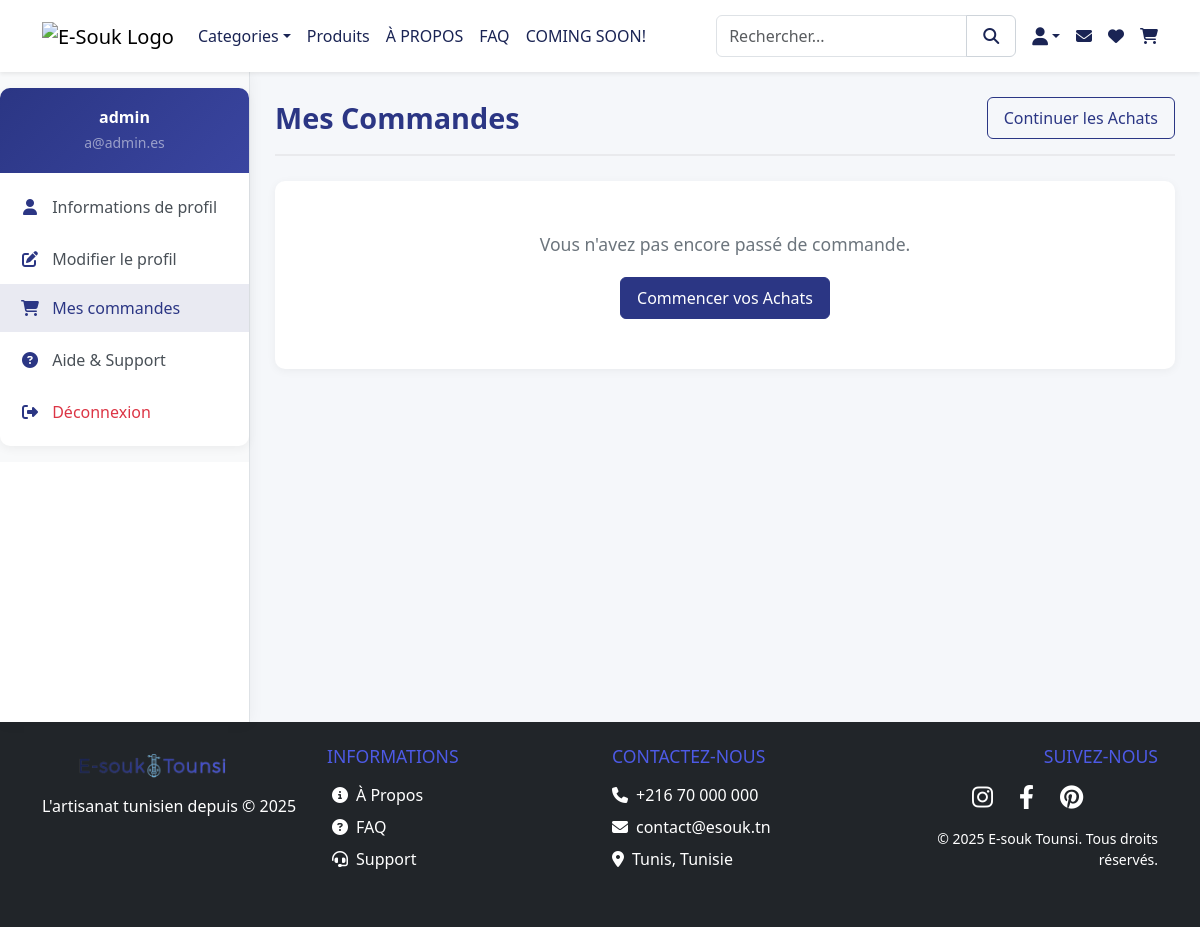
Page /public/user/orders.php (signed in) on the earlier database version.
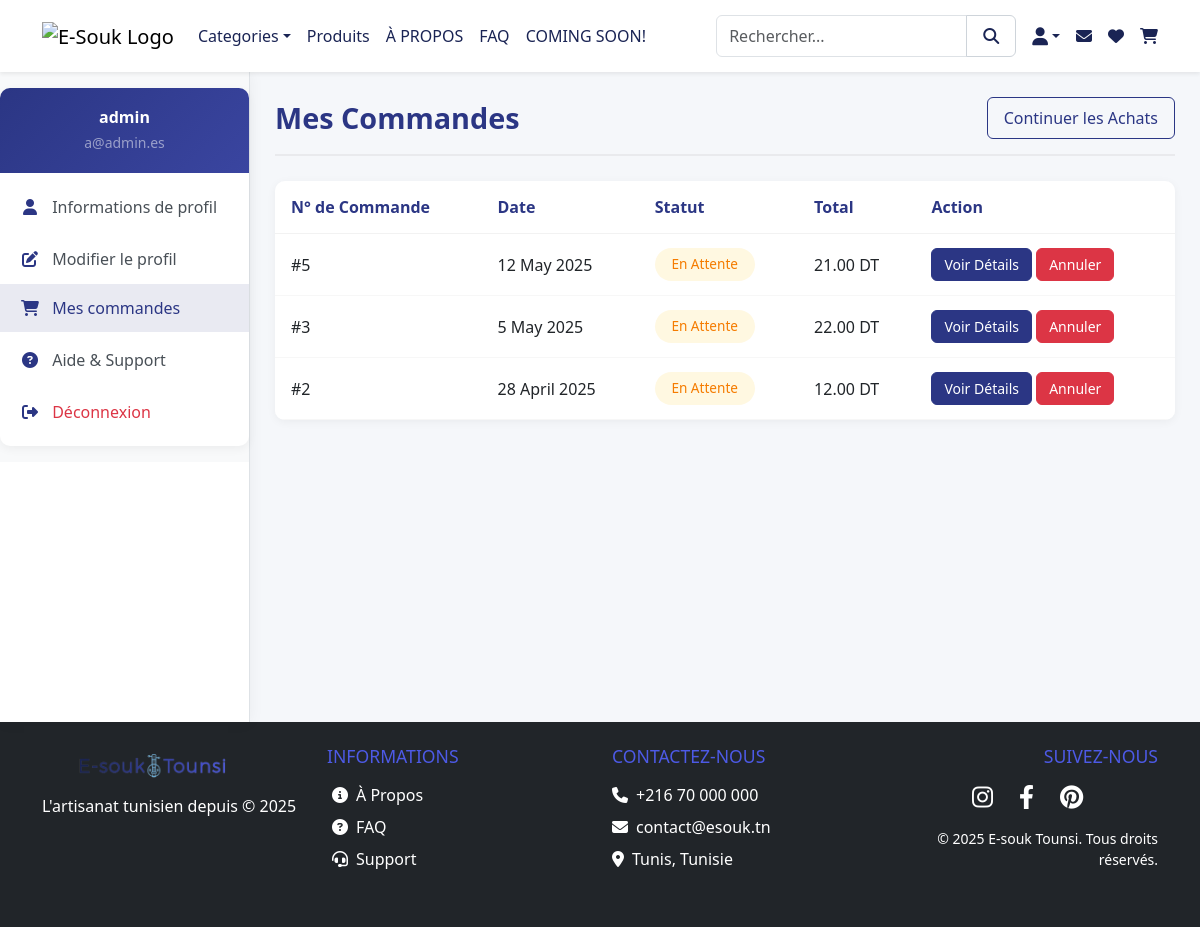
Same page on the later database version.
### tables this page shows
CREATE TABLE `orders` (
  `id_order` int(11) NOT NULL,
  `user_id` int(11) NOT NULL,
  `order_date` datetime DEFAULT current_timestamp(),
  `total_price` decimal(10,2) DEFAULT NULL,
  `status` varchar(50) DEFAULT 'Pending'
);

### public/user/orders.php (the view, shortened to what the changed rows need)
<?php
require_once __DIR__ . '/../../config/init.php';
$user_id = $_SESSION['user_id'];
try {
    $query = "SELECT * FROM orders WHERE user_id = ? ORDER BY order_date DESC";
    $stmt = $db->prepare($query);
    $stmt->execute([$user_id]);
    $orders = $stmt->fetchAll(PDO::FETCH_ASSOC);
} catch(PDOException $e) {
    echo "Erreur : " . $e->getMessage();
    exit();
}
?>
<!DOCTYPE html>
<html lang="fr">
<head>
    <?php include ROOT_PATH . '/public/templates/header.php'; ?>
</head>
<body>
    <div class="container-fluid p-0">
        <div class="user-dashboard">
            <div class="sidebar-container">
                <?php include ROOT_PATH . '/public/user/includes/sidebar.php'; ?>
            </div>
            <div class="content-container">
                <div class="container-fluid px-0">
                    <div class="orders-header">
                        <h1>Mes Commandes</h1>
                    </div>
                    <?php if (!empty($orders)): ?>
                        <div class="orders-list">
                            <table class="table">
                                <thead>
                                    <tr>
                                        <th>N° de Commande</th>
                                        <th>Date</th>
                                        <th>Statut</th>
                                        <th>Total</th>
                                        <th>Action</th>
                                    </tr>
                                </thead>
                                <tbody>
                                    <?php foreach ($orders as $order): ?>
                                        <tr>
                                            <td data-label="N° de Commande">#<?php echo $order['id_order']; ?></td>
                                            <td data-label="Date"><?php echo date('j F Y', strtotime($order['order_date'])); ?></td>
                                            <td data-label="Statut">
                                                <span class="status status-<?php echo strtolower($order['status']); ?>">
                                                    <?php
                                                    $status = $order['status'];
                                                    switch($status) {
                                                        case 'Pending':
                                                            echo 'En attente';
                                                            break;
                                                    }
                                                    ?>
                                                </span>
                                            </td>
                                            <td data-label="Total"><?php echo number_format($order['total_price'], 2); ?> DT</td>
                                            <td data-label="Action">
                                                <a href="<?php echo ROOT_URL; ?>/user/order_details.php?id=<?php echo $order['id_order']; ?>" class="btn btn-small btn-primary">Voir Détails</a>
                                                <?php if ($order['status'] == 'Pending'): ?>
                                                    <a href="<?php echo ROOT_URL; ?>/user/cancel_order.php?id=<?php echo $order['id_order']; ?>" class="btn btn-small btn-danger" onclick="return confirm('Êtes-vous sûr de vouloir annuler cette commande?')">Annuler</a>
                                                <?php endif; ?>
                                            </td>
                                        </tr>
                                    <?php endforeach; ?>
                                </tbody>
                            </table>
                        </div>
                    <?php else: ?>
                        <div class="empty-orders">
                            <p>Vous n'avez pas encore passé de commande.</p>
                            <a href="<?php echo ROOT_URL; ?>public/pages/product.php" class="btn btn-primary">Commencer vos Achats</a>
                        </div>
                    <?php endif; ?>
                </div>
            </div>
        </div>
    </div>
    <?php include ROOT_PATH . '/public/templates/footer.php'; ?>
</body>
</html>

### public/user/includes/sidebar.php (shortened to what the changed rows need)
<div class="p-0">
    <div class="bg-light py-3">
        <div class="profile-sidebar">
            <div class="py-2">
                <div class="list-group list-group-flush">
                    <?php
                    $current_page = basename($_SERVER['PHP_SELF']);
                    $menu_items = [
                        'profile.php' => ['icon' => 'fas fa-user', 'title' => 'Informations de profil'],
                        'edit-profile.php' => ['icon' => 'fas fa-edit', 'title' => 'Modifier le profil'],
                        'orders.php' => ['icon' => 'fas fa-shopping-cart', 'title' => 'Mes commandes'],
                        'support.php' => ['icon' => 'fas fa-question-circle', 'title' => 'Aide & Support'],
                        'logout.php' => ['icon' => 'fas fa-sign-out-alt', 'title' => 'Déconnexion', 'class' => 'text-danger'],
                    ];
                    foreach ($menu_items as $page => $item) {
                        $url = ROOT_URL . 'public/user/' . $page;
                        $is_active = ($current_page == $page) ? 'active' : '';
                        $extra_class = isset($item['class']) ? $item['class'] : '';
                        echo '<a href="' . $url . '" class="list-group-item list-group-item-action ' . $is_active . ' ' . $extra_class . '">';
                        echo '<i class="' . $item['icon'] . ' me-2"></i> ' . $item['title'];
                        echo '</a>';
                    }
                    ?>
                </div>
            </div>
        </div>
    </div>
</div>

Differences in the rows shown:
added orders: id_order "5", order_date "12 May 2025", status "En Attente", total_price "21.00"
added orders: id_order "3", order_date "5 May 2025", status "En Attente", total_price "22.00"
added orders: id_order "2", order_date "28 April 2025", status "En Attente", total_price "12.00"
Other differences:
text no longer shown: "Vous n'avez pas encore passé de commande. Commencer vos Achats"
text now shown: "N° de Commande Date Statut Total Action"
